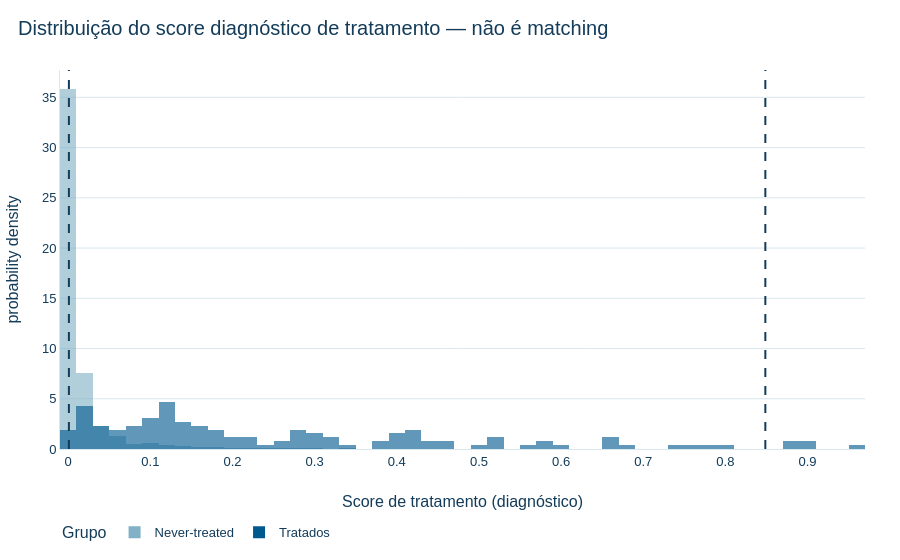

Source (notebook cell):
### Code cell
fig = px.histogram(
    scores.assign(grupo=np.where(scores["tratado"], "Tratados", "Never-treated")),
    x="propensity_score",
    color="grupo",
    histnorm="probability density",
    barmode="overlay",
    opacity=0.62,
    nbins=50,
    color_discrete_map={"Tratados": CORES_IPT["AZUL_PRINCIPAL"], "Never-treated": CORES_IPT["AZUL_CLARO"]},
    labels={"propensity_score": "Score de tratamento (diagnóstico)", "grupo": "Grupo"},
    title="Distribuição do score diagnóstico de tratamento — não é matching",
)
fig.add_vline(x=meta_overlap["limite_inferior"], line_dash="dash", line_color=CORES_IPT["AZUL_ESCURO"])
fig.add_vline(x=meta_overlap["limite_superior"], line_dash="dash", line_color=CORES_IPT["AZUL_ESCURO"])
salvar_figura(fig, "d17_06_overlap_propensity")
fig.show()

overlap_regiao = d17.resumir_overlap_por_segmento(scores, "macrorregiao")
overlap_porte = d17.resumir_overlap_por_segmento(scores, "porte_emprego_quintil")
overlap_coorte = d17.resumir_overlap_por_segmento(scores.loc[scores["tratado"]], "coorte_g")
mostrar(overlap_regiao)
mostrar(overlap_porte)
mostrar(overlap_coorte)

### Figure 1 — Plotly figure (JSON) as saved in the notebook; plotly's stock layout.template omitted (floating-point values rounded to 4 significant figures; data arrays with more than 128 entries replaced by an {"elided": "..."} marker saying what was removed)
{"data": [{"bingroup": "x", "histnorm": "probability density", "hovertemplate": "Grupo=Never-treated<br>Score de tratamento (diagnóstico)=%{x}<br>probability density=%{y}<extra></extra>", "legendgroup": "Never-treated", "marker": {"color": "#82B0C6", "opacity": 0.62, "pattern": {"shape": ""}}, "name": "Never-treated", "nbinsx": 50, "orientation": "v", "showlegend": true, "type": "histogram", "x": {"elided": "4963 float values"}, "xaxis": "x", "yaxis": "y"}, {"bingroup": "x", "histnorm": "probability density", "hovertemplate": "Grupo=Tratados<br>Score de tratamento (diagnóstico)=%{x}<br>probability density=%{y}<extra></extra>", "legendgroup": "Tratados", "marker": {"color": "#00598E", "opacity": 0.62, "pattern": {"shape": ""}}, "name": "Tratados", "nbinsx": 50, "orientation": "v", "showlegend": true, "type": "histogram", "x": {"elided": "129 float values"}, "xaxis": "x", "yaxis": "y"}], "layout": {"barmode": "overlay", "font": {"color": "#133C5A", "family": "Arial", "size": 13}, "legend": {"title": {"text": "Grupo"}, "tracegroupgap": 0}, "paper_bgcolor": "#FFFFFF", "plot_bgcolor": "#FFFFFF", "shapes": [{"line": {"color": "#133C5A", "dash": "dash"}, "type": "line", "x0": 0.0008338, "x1": 0.0008338, "xref": "x", "y0": 0, "y1": 1, "yref": "y domain"}, {"line": {"color": "#133C5A", "dash": "dash"}, "type": "line", "x0": 0.8487, "x1": 0.8487, "xref": "x", "y0": 0, "y1": 1, "yref": "y domain"}], "title": {"text": "Distribuição do score diagnóstico de tratamento — não é matching"}, "xaxis": {"anchor": "y", "domain": [0.0, 1.0], "title": {"text": "Score de tratamento (diagnóstico)"}}, "yaxis": {"anchor": "x", "domain": [0.0, 1.0], "title": {"text": "probability density"}}}}
